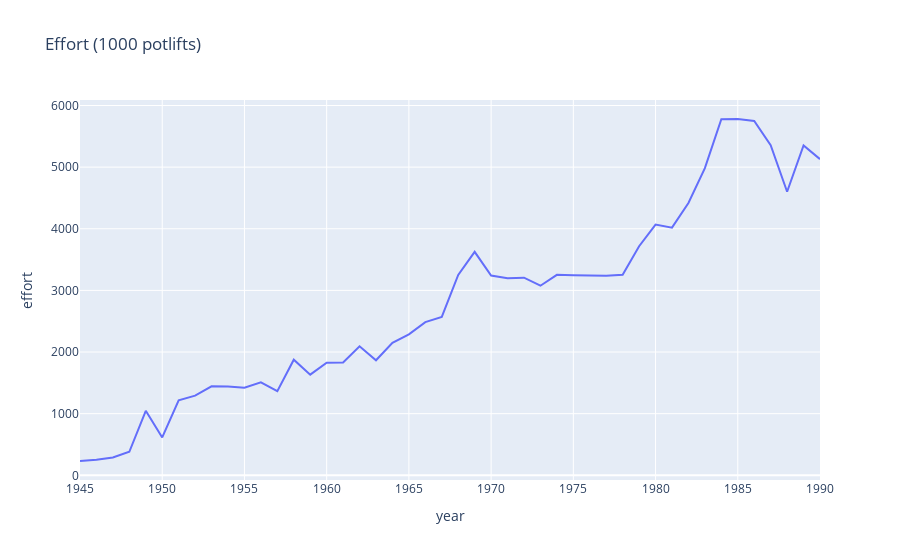

Notebook cell for this chart:
### Code cell
px.line(df, x='year', y='effort', title='Effort (1000 potlifts)')

### Figure 1 — Plotly figure (JSON) as saved in the notebook; plotly's stock layout.template omitted (floating-point values rounded to 4 significant figures)
{"data": [{"hovertemplate": "year=%{x}<br>effort=%{y}<extra></extra>", "legendgroup": "", "line": {"color": "#636efa", "dash": "solid"}, "marker": {"symbol": "circle"}, "mode": "lines", "name": "", "orientation": "v", "showlegend": false, "type": "scatter", "x": [1945, 1946, 1947, 1948, 1949, 1950, 1951, 1952, 1953, 1954, 1955, 1956, 1957, 1958, 1959, 1960, 1961, 1962, 1963, 1964, 1965, 1966, 1967, 1968, 1969, 1970, 1971, 1972, 1973, 1974, 1975, 1976, 1977, 1978, 1979, 1980, 1981, 1982, 1983, 1984, 1985, 1986, 1987, 1988, 1989, 1990], "xaxis": "x", "y": [232, 253, 289, 382, 1046, 614, 1216, 1293, 1444, 1439, 1420, 1509, 1365, 1876, 1633, 1826, 1829, 2093, 1866, 2148, 2286, 2486, 2571, 3252, 3626, 3241, 3199, 3206, 3076, 3253, 3247, 3246, 3237, 3255, 3716, 4068, 4018, 4419, 4983, 5778, 5781, 5749, 5357, 4600, 5352, 5130], "yaxis": "y"}], "layout": {"legend": {"tracegroupgap": 0}, "title": {"text": "Effort (1000 potlifts)"}, "xaxis": {"anchor": "y", "domain": [0, 1], "title": {"text": "year"}}, "yaxis": {"anchor": "x", "domain": [0, 1], "title": {"text": "effort"}}}}
